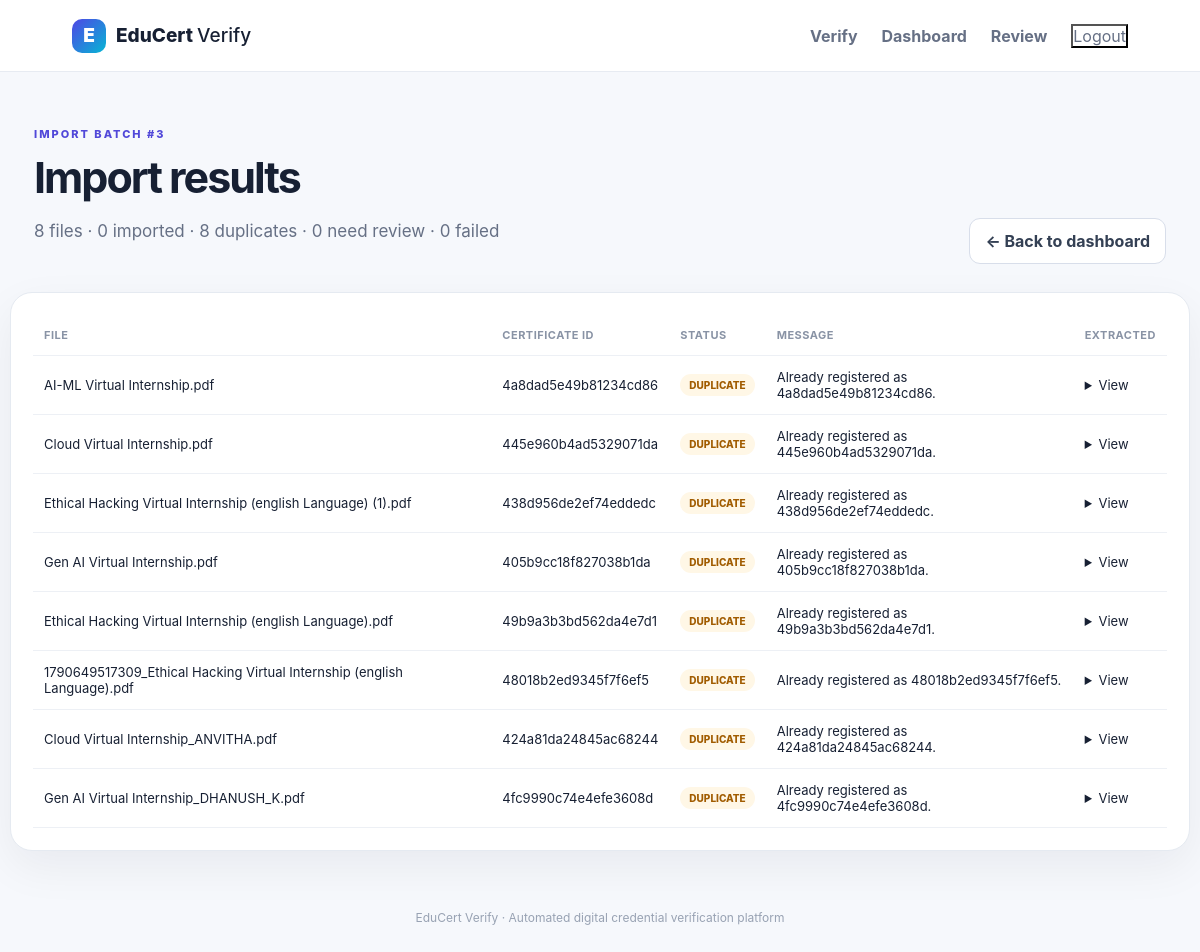
/admin/imports/3 (signed in), run on the app's committed database.
### app/models.py (models this page shows)
class ImportBatch(db.Model):
    id = db.Column(db.Integer, primary_key=True)
    total_files = db.Column(db.Integer, default=0)
    imported = db.Column(db.Integer, default=0)
    duplicates = db.Column(db.Integer, default=0)
    needs_review = db.Column(db.Integer, default=0)
    failed = db.Column(db.Integer, default=0)
    created_at = db.Column(db.DateTime, default=datetime.utcnow, index=True)

class ImportItem(db.Model):
    id = db.Column(db.Integer, primary_key=True)
    batch_id = db.Column(db.Integer, db.ForeignKey("import_batch.id"), index=True)
    filename = db.Column(db.String(300), nullable=False)
    certificate_id = db.Column(db.String(120))
    status = db.Column(db.String(40), nullable=False)
    message = db.Column(db.String(500))
    extracted_json = db.Column(db.Text)
    source_path = db.Column(db.String(700))
    created_at = db.Column(db.DateTime, default=datetime.utcnow)

### app/routes.py (the view)
@web.get("/admin/imports/<int:batch_id>")
@admin_required
def import_details(batch_id):
    batch = ImportBatch.query.get_or_404(batch_id)
    items = ImportItem.query.filter_by(batch_id=batch.id).order_by(ImportItem.id.desc()).all()
    return render_template("import_details.html", batch=batch, items=items)

### app/routes.py (called while the page is built)
def admin_required(fn):
    @wraps(fn)
    def wrapper(*args, **kwargs):
        if not session.get("admin"):
            return redirect(url_for("web.admin_login"))
        return fn(*args, **kwargs)
    return wrapper

### app/templates/import_details.html
{% extends "base.html" %}{% block title %}Import Batch #{{batch.id}} · EduCert Verify{% endblock %}
{% block content %}<section class="dashboard-head"><div><span class="eyebrow">IMPORT BATCH #{{batch.id}}</span><h1>Import results</h1><p>{{batch.total_files}} files · {{batch.imported}} imported · {{batch.duplicates}} duplicates · {{batch.needs_review}} need review · {{batch.failed}} failed</p></div><a class="outline-button" href="{{url_for('web.admin')}}">← Back to dashboard</a></section><section class="table-card"><div class="table-scroll"><table><thead><tr><th>File</th><th>Certificate ID</th><th>Status</th><th>Message</th><th>Extracted</th></tr></thead><tbody>{% for item in items %}<tr><td>{{item.filename}}</td><td>{{item.certificate_id or '—'}}</td><td><span class="status {{item.status|lower}}">{{item.status}}</span></td><td>{{item.message}}</td><td><details><summary>View</summary><pre>{{item.extracted_json}}</pre></details></td></tr>{% endfor %}</tbody></table></div></section>{% endblock %}

### app/static/css/style.css (style rules this page uses)
* { box-sizing:border-box }
body { margin:0;font-family:Inter,ui-sans-serif,system-ui,-apple-system,"Segoe UI",sans-serif;background:#f6f8fc;color:#172033 }
.eyebrow { font-size:11px;font-weight:850;letter-spacing:2px;color:#5148d9 }
.hero-copy h1,.dashboard-head h1 { font-size:56px;line-height:1.02;letter-spacing:-2px;margin:14px 0 20px }
.hero-copy p,.dashboard-head p { font-size:17px;color:#667085;line-height:1.75;max-width:690px }
.verify-card,.login-card,.import-card,.workflow-card,.stat-card,.table-card { background:#fff;border:1px solid #e5eaf1;border-radius:22px;box-shadow:0 16px 45px rgba(15,23,42,.06) }
.dashboard-head { max-width:1180px;margin:50px auto 28px;padding:0 24px;display:flex;justify-content:space-between;align-items:end;gap:30px }
.dashboard-head h1 { font-size:43px;margin-bottom:10px }
.outline-button { border:1px solid #d8deea;background:#fff;color:#344054;border-radius:11px;padding:12px 15px;font-weight:750;text-decoration:none;white-space:nowrap }
.table-card { max-width:1180px;margin:0 auto 24px;padding:22px }
.table-scroll { overflow:auto }
table { width:100%;border-collapse:collapse;min-width:820px }
th,td { text-align:left;padding:13px 11px;border-bottom:1px solid #edf0f5;font-size:13px;vertical-align:middle }
th { font-size:11px;color:#8993a5;text-transform:uppercase;letter-spacing:.5px }
.status,.confidence { display:inline-flex;align-items:center;border-radius:999px;padding:5px 9px;font-size:10px;font-weight:850 }
.status.duplicate { background:#fff7e6;color:#a15c00 }

### data on the page
ImportBatch: id "3", total_files "8", imported "0", duplicates "8", needs_review "0", failed "0"
ImportItem: filename "AI-ML Virtual Internship.pdf", certificate "4a8dad5e49b81234cd86", status "DUPLICATE", message "Already registered as 4a8dad5e49b81234cd86."
ImportItem: filename "Cloud Virtual Internship.pdf", certificate "445e960b4ad5329071da", status "DUPLICATE", message "Already registered as 445e960b4ad5329071da."
ImportItem: filename "Ethical Hacking Virtual Internship (english Language) (1).pdf", certificate "438d956de2ef74eddedc", status "DUPLICATE", message "Already registered as 438d956de2ef74eddedc."
ImportItem: filename "Gen AI Virtual Internship.pdf", certificate "405b9cc18f827038b1da", status "DUPLICATE", message "Already registered as 405b9cc18f827038b1da."
ImportItem: filename "Ethical Hacking Virtual Internship (english Language).pdf", certificate "49b9a3b3bd562da4e7d1", status "DUPLICATE", message "Already registered as 49b9a3b3bd562da4e7d1."
ImportItem: filename "1790649517309_Ethical Hacking Virtual Internship (english Language).pdf", certificate "48018b2ed9345f7f6ef5", status "DUPLICATE", message "Already registered as 48018b2ed9345f7f6ef5."
ImportItem: filename "Cloud Virtual Internship_ANVITHA.pdf", certificate "424a81da24845ac68244", status "DUPLICATE", message "Already registered as 424a81da24845ac68244."
ImportItem: filename "Gen AI Virtual Internship_DHANUSH_K.pdf", certificate "4fc9990c74e4efe3608d", status "DUPLICATE", message "Already registered as 4fc9990c74e4efe3608d."
